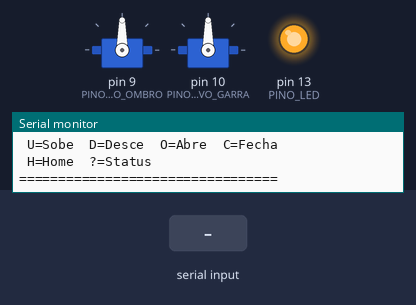
The sketch below on a simulated Arduino Uno, built with avr-gcc and run on an emulated ATmega328P. Parts: 2 × servo, output pins drawn as LEDs (lit = HIGH), the last lines printed to the serial monitor. The inputs (shaded band) are chosen by the test bench.

Above: at 2.1 s.
2.2 s: "U\n" received over Serial
At 4.7 s:
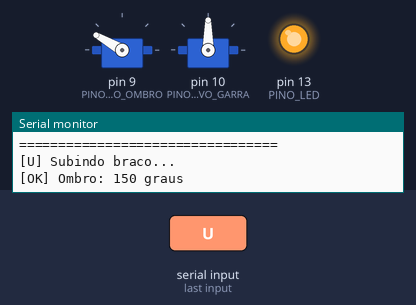
5.2 s: byte 68 ('D') received over Serial
At 7.8 s:
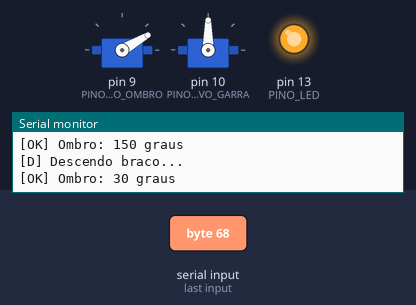
8.2 s: byte 79 ('O') received over Serial
At 8.27 s:
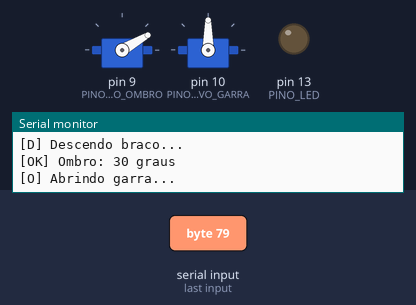
9.8 s: byte 67 ('C') received over Serial
At 12.2 s:
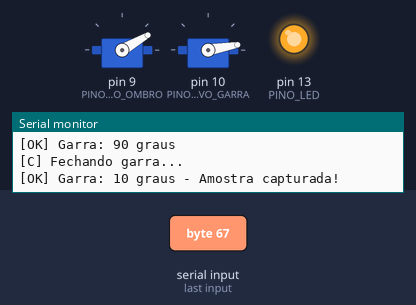
12.8 s: byte 72 ('H') received over Serial
At 14.0 s:
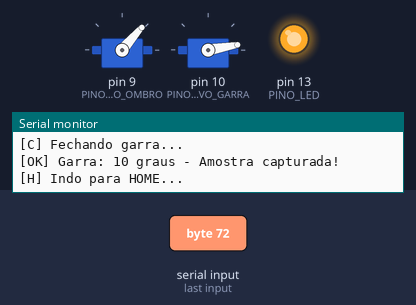
Timing chart, 0 to 17.3 s (numbered marks = the images above; inputs shaded):
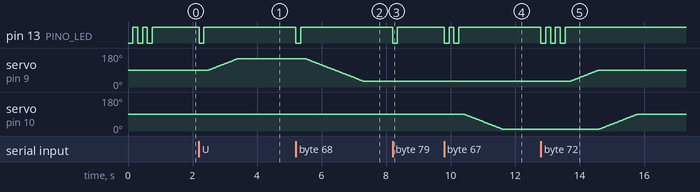

The sketch:

braco_robotico.ino
```cpp
#include <Servo.h>

const int PINO_SERVO_OMBRO = 9;
const int PINO_SERVO_GARRA = 10;
const int PINO_LED         = 13;

const int OMBRO_HOME  = 90;
const int OMBRO_UP    = 150;
const int OMBRO_DOWN  = 30;
const int GARRA_OPEN  = 90;
const int GARRA_CLOSE = 10;

Servo servoOmbro;
Servo servoGarra;
int anguloOmbro = OMBRO_HOME;
int anguloGarra = GARRA_OPEN;

// Move o servo do OMBRO suavemente ate o angulo alvo
void moverOmbro(int alvo) {
  int passo = (alvo > anguloOmbro) ? 1 : -1;
  while (anguloOmbro != alvo) {
    anguloOmbro += passo;
    servoOmbro.write(anguloOmbro);
    delay(15);
  }
}

// Move o servo da GARRA suavemente ate o angulo alvo
void moverGarra(int alvo) {
  int passo = (alvo > anguloGarra) ? 1 : -1;
  while (anguloGarra != alvo) {
    anguloGarra += passo;
    servoGarra.write(anguloGarra);
    delay(15);
  }
}

void piscaLED(int vezes) {
  for (int i = 0; i < vezes; i++) {
    digitalWrite(PINO_LED, LOW);
    delay(150);
    digitalWrite(PINO_LED, HIGH);
    delay(150);
  }
}

void setup() {
  Serial.begin(9600);
  pinMode(PINO_LED, OUTPUT);

  servoOmbro.attach(PINO_SERVO_OMBRO);
  servoGarra.attach(PINO_SERVO_GARRA);
  servoOmbro.write(OMBRO_HOME);
  servoGarra.write(GARRA_OPEN);

  piscaLED(3);
  digitalWrite(PINO_LED, HIGH);

  Serial.println("=================================");
  Serial.println(" BRACO ROBOTICO - Pronto!");
  Serial.println(" U=Sobe  D=Desce  O=Abre  C=Fecha");
  Serial.println(" H=Home  ?=Status");
  Serial.println("=================================");
}

void loop() {
  if (Serial.available() > 0) {
    char cmd = Serial.read();
    cmd = toupper(cmd);

    if (cmd == '\n' || cmd == '\r' || cmd == ' ') return;

    switch (cmd) {

      case 'U':
        Serial.println("[U] Subindo braco...");
        piscaLED(1);
        moverOmbro(OMBRO_UP);
        Serial.print("[OK] Ombro: ");
        Serial.print(anguloOmbro);
        Serial.println(" graus");
        break;

      case 'D':
        Serial.println("[D] Descendo braco...");
        piscaLED(1);
        moverOmbro(OMBRO_DOWN);
        Serial.print("[OK] Ombro: ");
        Serial.print(anguloOmbro);
        Serial.println(" graus");
        break;

      case 'O':
        Serial.println("[O] Abrindo garra...");
        piscaLED(1);
        moverGarra(GARRA_OPEN);
        Serial.print("[OK] Garra: ");
        Serial.print(anguloGarra);
        Serial.println(" graus");
        break;

      case 'C':
        Serial.println("[C] Fechando garra...");
        piscaLED(2);
        moverGarra(GARRA_CLOSE);
        Serial.print("[OK] Garra: ");
        Serial.print(anguloGarra);
        Serial.println(" graus - Amostra capturada!");
        break;

      case 'H':
        Serial.println("[H] Indo para HOME...");
        piscaLED(3);
        moverOmbro(OMBRO_HOME);
        moverGarra(GARRA_OPEN);
        Serial.println("[OK] HOME - ombro 90, garra 90");
        break;

      case '?':
        Serial.println("-------- STATUS --------");
        Serial.print("Ombro: ");
        Serial.print(anguloOmbro);
        Serial.println(" graus");
        Serial.print("Garra: ");
        Serial.print(anguloGarra);
        Serial.println(" graus");
        Serial.println("------------------------");
        break;

      default:
        Serial.print("[ERRO] Comando invalido: ");
        Serial.println(cmd);
        break;
    }

    digitalWrite(PINO_LED, HIGH);
    Serial.println();
  }
}
```

Measured:
- after the input at 2.2 s, pin 13 (PINO_LED): HIGH → LOW at once, → HIGH 0.15 s later; servo on pin 9 (PINO_SERVO_OMBRO): moves from 90° to 150° over 0.89 s, starting after 0.30 s
- after the input at 5.2 s, pin 13 (PINO_LED): HIGH → LOW at once, → HIGH 0.15 s later; servo on pin 9 (PINO_SERVO_OMBRO): moves from 150° to 30° over 1.8 s, starting after 0.30 s
- after the input at 8.2 s, pin 13 (PINO_LED): HIGH → LOW at once, → HIGH 0.15 s later
- after the input at 9.8 s, pin 13 (PINO_LED): alternates HIGH for 0.15 s and LOW for 0.15 s, 4 changes in all, then stays HIGH, starting at once; servo on pin 10 (PINO_SERVO_GARRA): moves from 90° to 10° over 1.2 s, starting after 0.60 s
- after the input at 12.8 s, pin 13 (PINO_LED): alternates HIGH for 0.15 s and LOW for 0.15 s, 6 changes in all, then stays HIGH, starting at once; servo on pin 9 (PINO_SERVO_OMBRO): moves from 30° to 90° over 0.90 s, starting after 0.90 s; servo on pin 10 (PINO_SERVO_GARRA): moves from 10° to 90° over 1.2 s, starting after 1.8 s
